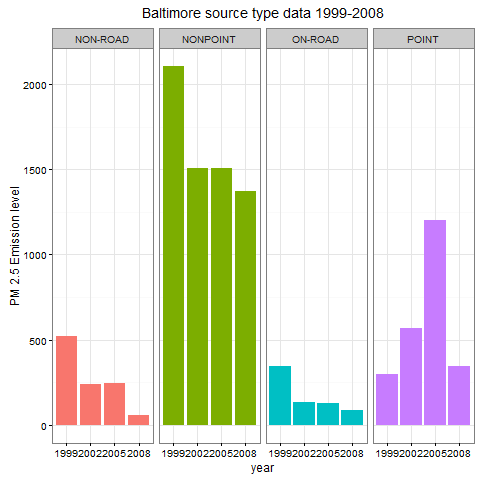

This figure's R source:
## ggplot of baltimore data and source type 
png(file="Result/plot3.png")
ggplot(baltimore,aes(factor(year),Emissions,fill=type)) +
geom_bar(stat="identity") +
theme_bw() + guides(fill=FALSE)+
facet_grid(.~type,scales = "free",space="free") + 
labs(x="year", y=expression("PM 2.5 Emission level")) + 
labs(title=expression("Baltimore source type data 1999-2008"))
dev.off()
